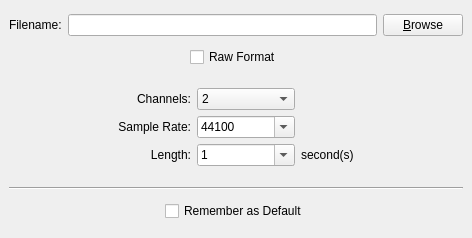
<ui version="4.0" >
 <class>NewSoundDialogContent</class>
 <widget class="QWidget" name="NewSoundDialogContent" >
  <property name="geometry" >
   <rect>
    <x>0</x>
    <y>0</y>
    <width>472</width>
    <height>238</height>
   </rect>
  </property>
  <property name="windowTitle" >
   <string>Form</string>
  </property>
  <layout class="QVBoxLayout" >
   <property name="margin" >
    <number>9</number>
   </property>
   <property name="spacing" >
    <number>6</number>
   </property>
   <item>
    <layout class="QHBoxLayout" >
     <property name="margin" >
      <number>0</number>
     </property>
     <property name="spacing" >
      <number>6</number>
     </property>
     <item>
      <widget class="QLabel" name="filenameLabel" >
       <property name="text" >
        <string>Filename:</string>
       </property>
      </widget>
     </item>
     <item>
      <widget class="QLineEdit" name="filenameEdit" />
     </item>
     <item>
      <widget class="QPushButton" name="browseButton" >
       <property name="text" >
        <string>&amp;Browse</string>
       </property>
      </widget>
     </item>
    </layout>
   </item>
   <item>
    <layout class="QHBoxLayout" >
     <property name="margin" >
      <number>0</number>
     </property>
     <property name="spacing" >
      <number>6</number>
     </property>
     <item>
      <spacer>
       <property name="orientation" >
        <enum>Qt::Horizontal</enum>
       </property>
       <property name="sizeHint" >
        <size>
         <width>40</width>
         <height>20</height>
        </size>
       </property>
      </spacer>
     </item>
     <item>
      <widget class="QCheckBox" name="rawFormatCheckBox" >
       <property name="text" >
        <string>Raw Format</string>
       </property>
      </widget>
     </item>
     <item>
      <spacer>
       <property name="orientation" >
        <enum>Qt::Horizontal</enum>
       </property>
       <property name="sizeHint" >
        <size>
         <width>40</width>
         <height>20</height>
        </size>
       </property>
      </spacer>
     </item>
    </layout>
   </item>
   <item>
    <layout class="QGridLayout" >
     <property name="margin" >
      <number>10</number>
     </property>
     <property name="spacing" >
      <number>6</number>
     </property>
     <item row="2" column="2" >
      <widget class="QComboBox" name="lengthComboBox" >
       <property name="sizePolicy" >
        <sizepolicy>
         <hsizetype>7</hsizetype>
         <vsizetype>0</vsizetype>
         <horstretch>0</horstretch>
         <verstretch>0</verstretch>
        </sizepolicy>
       </property>
       <property name="editable" >
        <bool>true</bool>
       </property>
       <property name="currentIndex" >
        <number>3</number>
       </property>
       <item>
        <property name="text" >
         <string>0.25</string>
        </property>
       </item>
       <item>
        <property name="text" >
         <string>0.5</string>
        </property>
       </item>
       <item>
        <property name="text" >
         <string>0.75</string>
        </property>
       </item>
       <item>
        <property name="text" >
         <string>1</string>
        </property>
       </item>
       <item>
        <property name="text" >
         <string>15</string>
        </property>
       </item>
       <item>
        <property name="text" >
         <string>30</string>
        </property>
       </item>
       <item>
        <property name="text" >
         <string>60</string>
        </property>
       </item>
       <item>
        <property name="text" >
         <string>120</string>
        </property>
       </item>
      </widget>
     </item>
     <item row="1" column="1" >
      <widget class="QLabel" name="sampleRateLabel" >
       <property name="text" >
        <string>Sample Rate:</string>
       </property>
       <property name="alignment" >
        <set>Qt::AlignRight|Qt::AlignTrailing|Qt::AlignVCenter</set>
       </property>
      </widget>
     </item>
     <item row="1" column="2" >
      <widget class="QComboBox" name="sampleRateComboBox" >
       <property name="sizePolicy" >
        <sizepolicy>
         <hsizetype>7</hsizetype>
         <vsizetype>0</vsizetype>
         <horstretch>0</horstretch>
         <verstretch>0</verstretch>
        </sizepolicy>
       </property>
       <property name="editable" >
        <bool>true</bool>
       </property>
       <property name="currentIndex" >
        <number>4</number>
       </property>
       <item>
        <property name="text" >
         <string>4000</string>
        </property>
       </item>
       <item>
        <property name="text" >
         <string>8000</string>
        </property>
       </item>
       <item>
        <property name="text" >
         <string>11025</string>
        </property>
       </item>
       <item>
        <property name="text" >
         <string>22050</string>
        </property>
       </item>
       <item>
        <property name="text" >
         <string>44100</string>
        </property>
       </item>
       <item>
        <property name="text" >
         <string>48000</string>
        </property>
       </item>
       <item>
        <property name="text" >
         <string>88200</string>
        </property>
       </item>
       <item>
        <property name="text" >
         <string>96000</string>
        </property>
       </item>
      </widget>
     </item>
     <item row="2" column="1" >
      <widget class="QLabel" name="lengthLabel" >
       <property name="text" >
        <string>Length:</string>
       </property>
       <property name="alignment" >
        <set>Qt::AlignRight|Qt::AlignTrailing|Qt::AlignVCenter</set>
       </property>
      </widget>
     </item>
     <item row="1" column="4" >
      <spacer>
       <property name="orientation" >
        <enum>Qt::Horizontal</enum>
       </property>
       <property name="sizeHint" >
        <size>
         <width>5</width>
         <height>20</height>
        </size>
       </property>
      </spacer>
     </item>
     <item row="1" column="0" >
      <spacer>
       <property name="orientation" >
        <enum>Qt::Horizontal</enum>
       </property>
       <property name="sizeHint" >
        <size>
         <width>5</width>
         <height>20</height>
        </size>
       </property>
      </spacer>
     </item>
     <item row="2" column="3" >
      <widget class="QLabel" name="lengthLabel2" >
       <property name="text" >
        <string>second(s)</string>
       </property>
      </widget>
     </item>
     <item row="0" column="2" >
      <widget class="QComboBox" name="channelCountComboBox" >
       <property name="sizePolicy" >
        <sizepolicy>
         <hsizetype>7</hsizetype>
         <vsizetype>0</vsizetype>
         <horstretch>0</horstretch>
         <verstretch>0</verstretch>
        </sizepolicy>
       </property>
       <property name="currentIndex" >
        <number>1</number>
       </property>
       <item>
        <property name="text" >
         <string>1</string>
        </property>
       </item>
       <item>
        <property name="text" >
         <string>2</string>
        </property>
       </item>
       <item>
        <property name="text" >
         <string>3</string>
        </property>
       </item>
       <item>
        <property name="text" >
         <string>4</string>
        </property>
       </item>
       <item>
        <property name="text" >
         <string>5</string>
        </property>
       </item>
       <item>
        <property name="text" >
         <string>6</string>
        </property>
       </item>
       <item>
        <property name="text" >
         <string>7</string>
        </property>
       </item>
       <item>
        <property name="text" >
         <string>8</string>
        </property>
       </item>
      </widget>
     </item>
     <item row="0" column="1" >
      <widget class="QLabel" name="channelCountLabel" >
       <property name="text" >
        <string>Channels:</string>
       </property>
       <property name="alignment" >
        <set>Qt::AlignRight|Qt::AlignTrailing|Qt::AlignVCenter</set>
       </property>
      </widget>
     </item>
    </layout>
   </item>
   <item>
    <widget class="Line" name="line" >
     <property name="orientation" >
      <enum>Qt::Horizontal</enum>
     </property>
    </widget>
   </item>
   <item>
    <layout class="QHBoxLayout" >
     <property name="margin" >
      <number>0</number>
     </property>
     <property name="spacing" >
      <number>6</number>
     </property>
     <item>
      <spacer>
       <property name="orientation" >
        <enum>Qt::Horizontal</enum>
       </property>
       <property name="sizeHint" >
        <size>
         <width>40</width>
         <height>20</height>
        </size>
       </property>
      </spacer>
     </item>
     <item>
      <widget class="QCheckBox" name="rememberAsDefaultCheckBox" >
       <property name="text" >
        <string>Remember as Default</string>
       </property>
      </widget>
     </item>
     <item>
      <spacer>
       <property name="orientation" >
        <enum>Qt::Horizontal</enum>
       </property>
       <property name="sizeHint" >
        <size>
         <width>40</width>
         <height>20</height>
        </size>
       </property>
      </spacer>
     </item>
    </layout>
   </item>
  </layout>
 </widget>
 <resources/>
 <connections/>
</ui>
